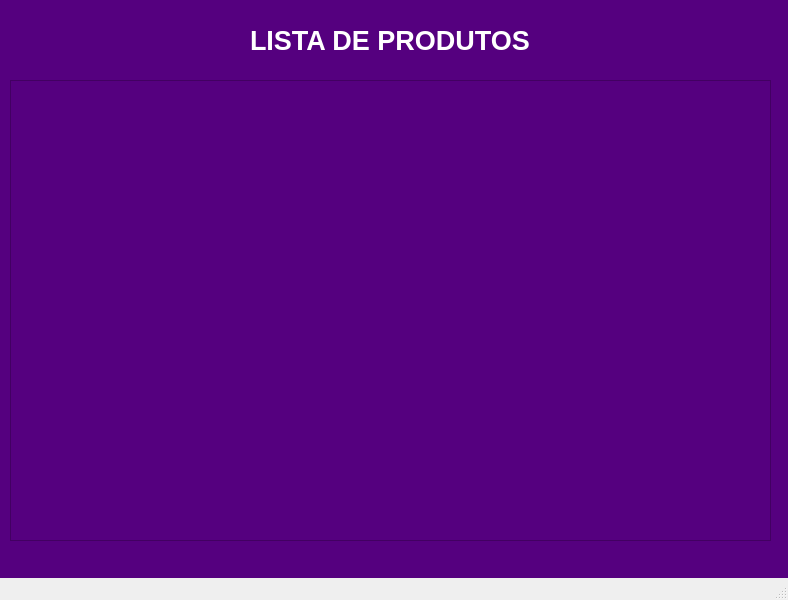
<?xml version="1.0" encoding="UTF-8"?>
<ui version="4.0">
 <class>MainWindow</class>
 <widget class="QMainWindow" name="MainWindow">
  <property name="geometry">
   <rect>
    <x>0</x>
    <y>0</y>
    <width>788</width>
    <height>600</height>
   </rect>
  </property>
  <property name="windowTitle">
   <string>MainWindow</string>
  </property>
  <widget class="QWidget" name="centralwidget">
   <widget class="QFrame" name="frame">
    <property name="geometry">
     <rect>
      <x>-240</x>
      <y>-100</y>
      <width>1401</width>
      <height>1011</height>
     </rect>
    </property>
    <property name="styleSheet">
     <string notr="true">background-color: rgb(85, 0, 127);
color: rgb(255, 255, 255)</string>
    </property>
    <property name="frameShape">
     <enum>QFrame::StyledPanel</enum>
    </property>
    <property name="frameShadow">
     <enum>QFrame::Raised</enum>
    </property>
    <widget class="QLabel" name="label">
     <property name="geometry">
      <rect>
       <x>490</x>
       <y>120</y>
       <width>291</width>
       <height>41</height>
      </rect>
     </property>
     <property name="font">
      <font>
       <pointsize>20</pointsize>
       <weight>75</weight>
       <bold>true</bold>
      </font>
     </property>
     <property name="text">
      <string>LISTA DE PRODUTOS</string>
     </property>
    </widget>
    <widget class="QTableWidget" name="tableWidget">
     <property name="geometry">
      <rect>
       <x>250</x>
       <y>180</y>
       <width>761</width>
       <height>461</height>
      </rect>
     </property>
    </widget>
   </widget>
  </widget>
  <widget class="QMenuBar" name="menubar">
   <property name="geometry">
    <rect>
     <x>0</x>
     <y>0</y>
     <width>788</width>
     <height>21</height>
    </rect>
   </property>
  </widget>
  <widget class="QStatusBar" name="statusbar"/>
 </widget>
 <resources/>
 <connections/>
</ui>
